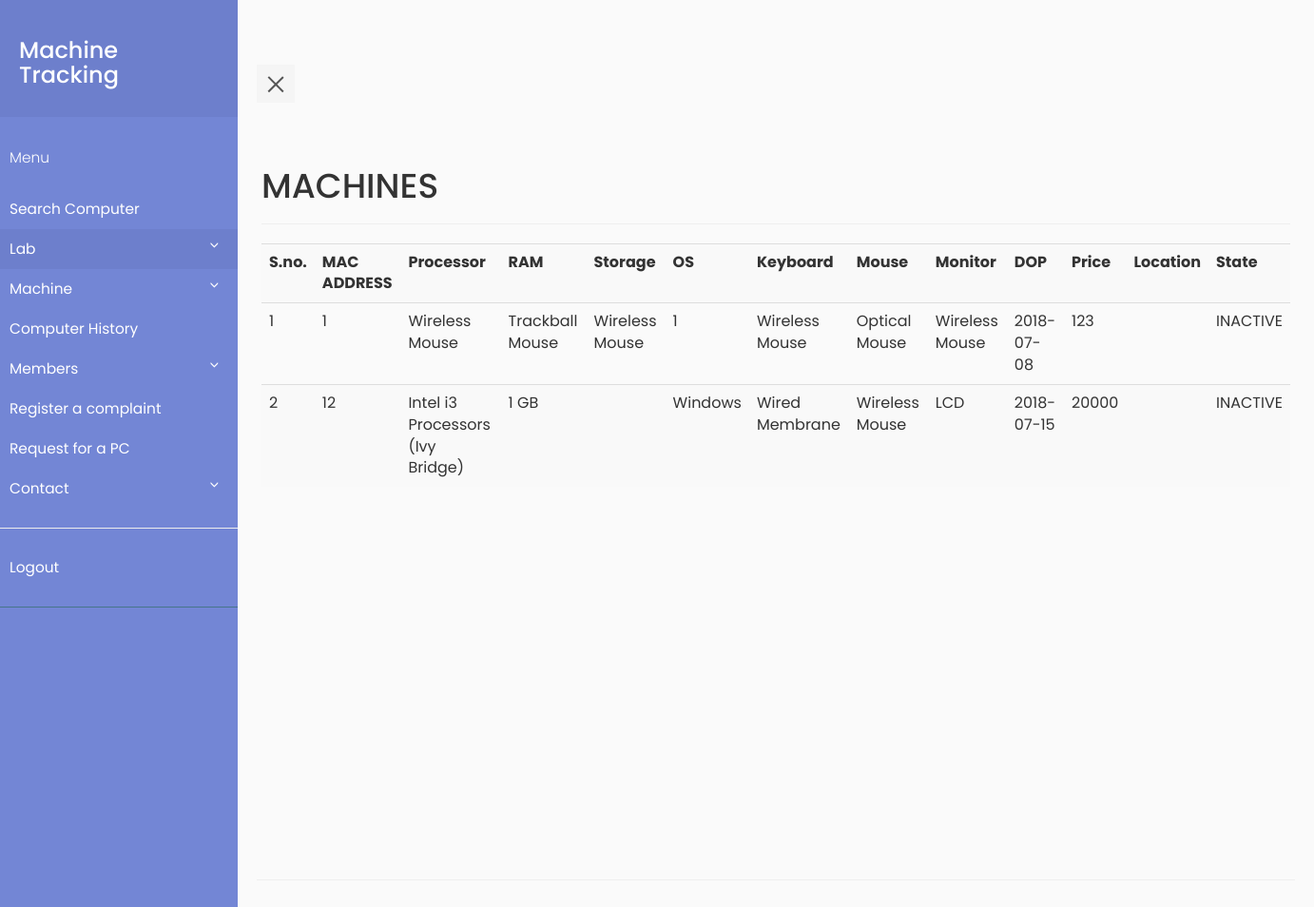
Page /viewmc.php (signed in) on the committed database.
### tables this page shows
CREATE TABLE `machine` (
  `machine_id` int(11) NOT NULL,
  `MAC_ADDR` varchar(30) DEFAULT NULL,
  `processor` int(11) NOT NULL,
  `ram` int(11) NOT NULL,
  `memory` int(11) NOT NULL,
  `DOP` date DEFAULT NULL,
  `price` int(11) DEFAULT NULL,
  `state` varchar(10) DEFAULT NULL,
  `os` varchar(30) DEFAULT NULL,
  `monitor` int(11) NOT NULL,
  `keyboard` int(11) NOT NULL,
  `mouse` int(11) NOT NULL,
  `grn` int(11) NOT NULL,
  `generation` varchar(10) DEFAULT NULL
);

CREATE TABLE `specification` (
  `spec_id` int(11) NOT NULL,
  `spec` varchar(50) DEFAULT NULL,
  `name_id` int(11) DEFAULT NULL
);

### viewmc.php (the view, shortened to what this page needs)
<?php
    require_once "pdo.php";
?>
<html>
<head>
    <link rel="stylesheet" type="text/css" href="https://maxcdn.bootstrapcdn.com/bootstrap/3.3.7/css/bootstrap.min.css" >
    <link rel="stylesheet" type="text/css" href="style5.css">
</head>
<body>
            <div class="wrapper">
     <?php include "navbar.php" ;?>
         <div class="container-fluid row" id="content">
    <div class="page-header">
    <h1>MACHINES</h1>
    </div>
    <?php
        $stmtcnt = $pdo->query("SELECT COUNT(*) FROM machine ");
        $row = $stmtcnt->fetch(PDO::FETCH_ASSOC);
        if($row['COUNT(*)']!=='0')
        {
            $i=1;
            $stmtread = $pdo->query("SELECT * FROM machine ORDER BY MAC_ADDR");
            echo ("<table class=\"table table-striped\">
                <tr> <th>S.no.</th><th>MAC ADDRESS</th><th>Processor</th><th>RAM</th><th>Storage</th><th>OS</th><th>Keyboard</th><th>Mouse</th><th>Monitor</th><th>DOP</th><th>Price</th><th>Location</th> <th>State</th></tr>");
            while ( $row = $stmtread->fetch(PDO::FETCH_ASSOC) )
            {
                $processor = $pdo->prepare("SELECT description FROM hardware where hardware_id = :hid");
                $processor->execute(array(':hid' => $row['processor']));
                $processorn = $processor->fetch(PDO::FETCH_ASSOC);
                $ram = $pdo->prepare("SELECT description FROM hardware where hardware_id = :hid");
                $ram->execute(array(':hid' => $row['ram']));
                $ramn = $ram->fetch(PDO::FETCH_ASSOC);
                $memory = $pdo->prepare("SELECT description FROM hardware where hardware_id = :hid");
                $memory->execute(array(':hid' => $row['memory']));
                $memoryn = $memory->fetch(PDO::FETCH_ASSOC);
                $keyboard = $pdo->prepare("SELECT description FROM hardware where hardware_id = :hid");
                $keyboard->execute(array(':hid' => $row['keyboard']));
                $keyboardn = $keyboard->fetch(PDO::FETCH_ASSOC);
                $mouse = $pdo->prepare("SELECT description FROM hardware where hardware_id = :hid");
                $mouse->execute(array(':hid' => $row['mouse']));
                $mousen = $mouse->fetch(PDO::FETCH_ASSOC);
                $monitor = $pdo->prepare("SELECT description FROM hardware where hardware_id = :hid");
                $monitor->execute(array(':hid' => $row['monitor']));
                $monitorn = $monitor->fetch(PDO::FETCH_ASSOC);
                echo ("<tr>");
                echo ("<td>");
                echo($i);
                echo("</td>");
                echo ("<td>");
                echo(htmlentities($row['MAC_ADDR']));
                echo ("</td>");
                echo ("<td>");
                $pro = $pdo->prepare("SELECT spec FROM specification where spec_id = :spec_id");
                $pro->execute(array(':spec_id' => $processorn['description']));
                $pron = $pro->fetch(PDO::FETCH_ASSOC);
                echo($pron['spec']);
                echo ("</td>");
                echo ("<td>");
                 $ram = $pdo->prepare("SELECT spec FROM specification where spec_id = :spec_id");
                $ram->execute(array(':spec_id' => $ramn['description']));
                $ramn = $ram->fetch(PDO::FETCH_ASSOC);
                echo($ramn['spec']);
                echo ("</td>");
                echo ("<td>");
                 $memory = $pdo->prepare("SELECT spec FROM specification where spec_id = :spec_id");
                $memory->execute(array(':spec_id' => $memoryn['description']));
                $memoryn = $memory->fetch(PDO::FETCH_ASSOC);
                echo($memoryn['spec']);
                echo ("</td>");
                echo ("<td>");
                echo(htmlentities($row['os']));
                echo ("</td>");
                echo ("<td>");
                $keyboard = $pdo->prepare("SELECT spec FROM specification where spec_id = :spec_id");
                $keyboard->execute(array(':spec_id' => $keyboardn['description']));
                $keyboardn = $keyboard->fetch(PDO::FETCH_ASSOC);
                echo($keyboardn['spec']);
                echo ("</td>");
                echo ("<td>");
                $mouse = $pdo->prepare("SELECT spec FROM specification where spec_id = :spec_id");
                $mouse->execute(array(':spec_id' => $mousen['description']));
                $mousen = $mouse->fetch(PDO::FETCH_ASSOC);
                echo($mousen['spec']);
                echo ("</td>");
                echo ("<td>");
                $monitor = $pdo->prepare("SELECT spec FROM specification where spec_id = :spec_id");
                $monitor->execute(array(':spec_id' => $monitorn['description']));
                $monitorn = $monitor->fetch(PDO::FETCH_ASSOC);
                echo($monitorn['spec']);
                echo ("</td>");
                echo ("<td>");
                echo(htmlentities($row['DOP']));
                echo ("</td>");
                echo ("<td>");
                echo(htmlentities($row['price']));
                echo ("</td>");
                echo ("<td>");
                echo ("</td>");
                echo ("<td>");
                echo(htmlentities($row['state']));
                echo ("</td>");
                $i++;
            }
            echo('</table>');
        }
    ?>
    </div>
</body>
</html>

### style5.css (style rules this page uses)
body { font-family: 'Poppins', sans-serif; background: #fafafa; }
.wrapper { display: flex; align-items: stretch; perspective: 1500px; }
#content { padding: 20px; min-height: 100vh; transition: all 0.3s; }

### rows in the picture
machine: MAC_ADDR "1", specification.spec "Wireless Mouse", specification.spec "Trackball Mouse", os "1", specification.spec "Optical Mouse", DOP "2018-07-08", price "123", state "INACTIVE"
machine: MAC_ADDR "12", specification.spec "Intel i3 Processors (Ivy Bridge)", specification.spec "1 GB", os "Windows", specification.spec "Wired Membrane", specification.spec "Wireless Mouse", specification.spec "LCD", DOP "2018-07-15", price "20000", state "INACTIVE"
